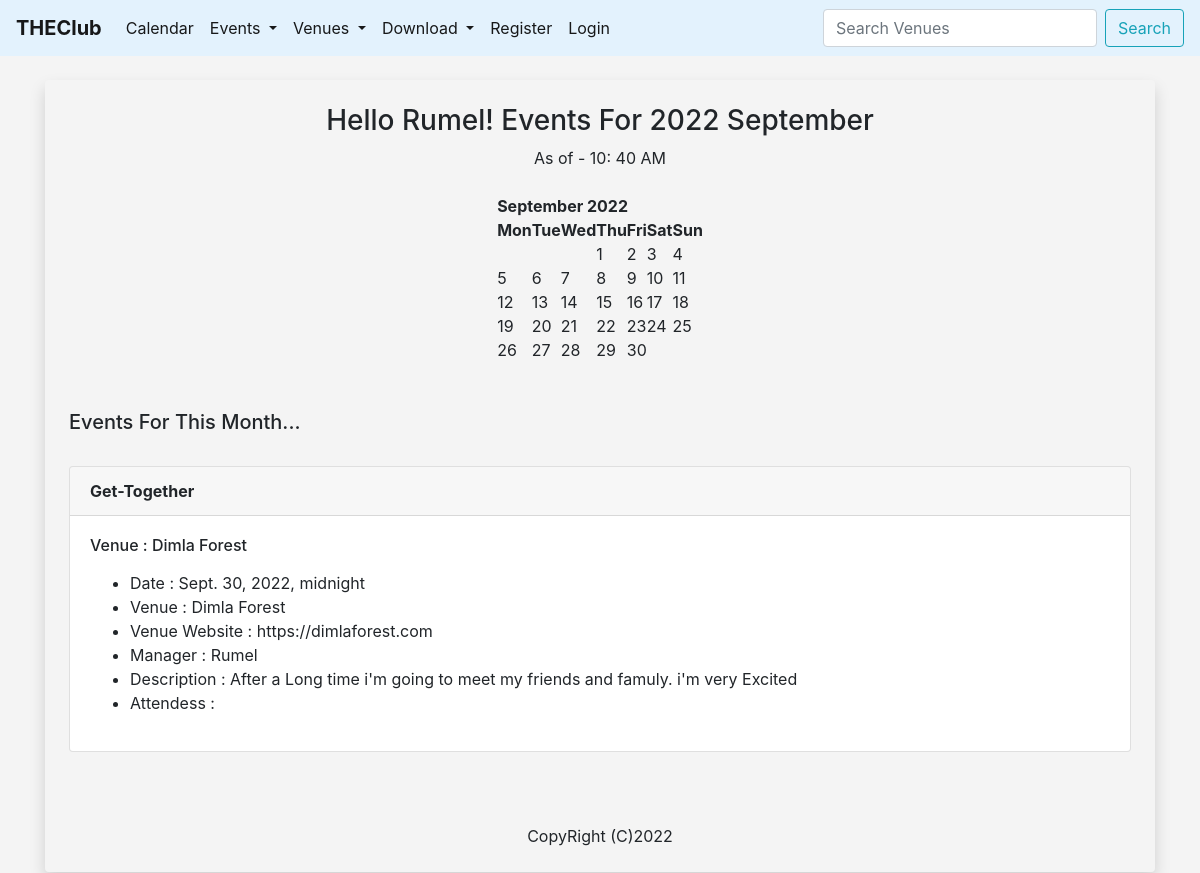
The page / on the database its author committed.
### events/models.py (models this page shows, shortened)
class Event(models.Model):
	name = models.CharField('Event Name', max_length=120)
	event_date = models.DateTimeField('Event Date')
	venue = models.ForeignKey(Venue, blank=True, null=True, on_delete=models.CASCADE)
	manager = models.ForeignKey(User, blank=True, null=True, on_delete=models.SET_NULL)
	description = models.TextField(blank=True)
	attendess = models.ManyToManyField(MyClubUser, blank=True)
	approved = models.BooleanField('Approved', default=False)
	def __str__(self):
		return self.name

class Venue(models.Model):
	name = models.CharField('Venue Name', max_length=120)
	address = models.CharField(max_length=300)
	Zip_code = models.CharField('Zip Code', max_length=10, blank=True)
	phone = models.CharField('Contuct Phone', max_length=20)
	web = models.URLField('Website Address', blank=True)
	email_address = models.EmailField('Email Address')
	owner = models.IntegerField('Venue Owner', blank=False, default=1)
	venue_image = models.ImageField(null=True, blank=True, upload_to="images/")
	def __str__(self):
		return self.name

### events/views.py (the view)
# urls.py: path('', views.home, name='home'),
def home(request, year=datetime.now().year, month=datetime.now().strftime('%B')):
	name = "Rumel"
	month = month.capitalize()
	month_number = list(calendar.month_name).index(month)
	month_number = int(month_number)
	cal = HTMLCalendar().formatmonth(year, month_number)
	now = datetime.now()
	crrunt_year = now.year
	event_list = Event.objects.filter(
		event_date__year = year,
		event_date__month = month_number
		)
	time = now.strftime('%I: %M %p')
	return render(request, 'events/home.html', {
		'first_name': name,
		'year': year,
		'month' : month,
		'month_number' : month_number,
		'cal': cal,
		'crrunt_year': crrunt_year,
		'time': time,
		'event_list': event_list,
		})

### events/templates/events/home.html (shortened to what this page needs)
{% extends 'events/base.html' %}
{% block content %}
<div class="shadow p-4 md-5 bg-body rounded">
    <center>
    <h3>Hello {{ first_name }}! Events For {{ year }}
     {{ month }} </h3>
    As of - {{ time }}<br><br>
    {{ cal|safe }}<br><br>
    </center>
    <h5>Events For This Month...</h5><br>
    {% if event_list %}
        {% for event in event_list %}
            <div class="card">
      <div class="card-header">
        <strong>{{ event }}</strong>
      </div>
      <div class="card-body">
        <h6 class="card-title">Venue : {{ event.venue }}</h6>
        <p class="card-text">
        <ul>
            <li>Date : {{ event.event_date }}</li>
            <li>Venue : {{ event.venue }}</li>
            <li>Venue Website : {{ event.venue.web }}</li>
            <li>Manager : {{ event.manager }}</li>
            <li>Description : {{ event.description }}</li>
            <li>Attendess :
            </li>
          </ul>
        </p>
      </div>
    </div>
        {% endfor %}
    {% else %}
        Sorry! There is no Event on This Month.
    {% endif %}
    <center>
    <br><br><br>
    CopyRight (C){{ crrunt_year }}
    </center>
</div><br><br>
{% endblock %}

### events/templates/events/base.html (style rules this page uses)
body { background: #f4f4f4; }

### rows shown on the page
Event: name "Get-Together", venue "Dimla Forest", event_date "Sept. 30, 2022, midnight", venue.web "https://dimlaforest.com", manager "Rumel", description "After a Long time i'm going to meet my friends and famuly. i'm very Excited"

### other values the page prints
{{ first_name }} "Rumel"
{{ month }} "September"
{{ cal|safe }} "September 2022 Mon Tue Wed Thu Fri Sat Sun 1 2 3 4 5 6 7 8 9 10 11 12 13 14 15 16 17 18 19 20 21 22 23 24 25 26 27 28 29 30"
